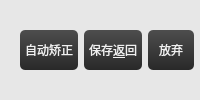
             <widget class="QWidget" name="widget_11" native="true">
              <property name="styleSheet">
               <string notr="true">background-color: rgb(231, 231, 231);</string>
              </property>
              <layout class="QHBoxLayout" name="horizontalLayout_9">
               <property name="leftMargin">
                <number>20</number>
               </property>
               <property name="topMargin">
                <number>4</number>
               </property>
               <property name="rightMargin">
                <number>6</number>
               </property>
               <property name="bottomMargin">
                <number>4</number>
               </property>
               <item>
                <widget class="QPushButton" name="pushBtnAutoCalc">
                 <property name="minimumSize">
                  <size>
                   <width>0</width>
                   <height>30</height>
                  </size>
                 </property>
                 <property name="maximumSize">
                  <size>
                   <width>120</width>
                   <height>16777215</height>
                  </size>
                 </property>
                 <property name="styleSheet">
                  <string notr="true">QPushButton{
	border-style: none;
	border: 0px;
	color: #F0F0F0;
	padding: 5px;	
	min-height: 30px;
	border-radius:5px;
	font: 11pt &quot;微软雅黑&quot;;
	background: qlineargradient(spread:pad, x1:0, y1:0, x2:0, y2:1, stop:0 #4D4D4D, stop:1 #292929); 
}

QPushButton[focusPolicy=&quot;0&quot;] {
	border-style: none;
	border: 0px;
	color: #F0F0F0;
	padding: 0px;	
	min-height: 30px;
	border-radius:3px;
	background: qlineargradient(spread:pad, x1:0, y1:0, x2:0, y2:1, stop:0 #4D4D4D, stop:1 #292929); 
}

QPushButton:hover{ 
	background: qlineargradient(spread:pad, x1:0, y1:0, x2:0, y2:1, stop:0 #636363, stop:1 #575757);
}

QPushButton:pressed{ 
	background: qlineargradient(spread:pad, x1:0, y1:0, x2:0, y2:1, stop:0 #4D4D4D, stop:1 #292929);
}</string>
                 </property>
                 <property name="text">
                  <string>自动矫正</string>
                 </property>
                </widget>
               </item>
               <item>
                <widget class="QPushButton" name="pushBtnSaveReturn">
                 <property name="minimumSize">
                  <size>
                   <width>0</width>
                   <height>30</height>
                  </size>
                 </property>
                 <property name="maximumSize">
                  <size>
                   <width>120</width>
                   <height>16777215</height>
                  </size>
                 </property>
                 <property name="styleSheet">
                  <string notr="true">QPushButton{
	border-style: none;
	border: 0px;
	color: #F0F0F0;
	padding: 5px;	
	min-height: 30px;
	border-radius:5px;
	font: 11pt &quot;微软雅黑&quot;;
	background: qlineargradient(spread:pad, x1:0, y1:0, x2:0, y2:1, stop:0 #4D4D4D, stop:1 #292929); 
}

QPushButton[focusPolicy=&quot;0&quot;] {
	border-style: none;
	border: 0px;
	color: #F0F0F0;
	padding: 0px;	
	min-height: 30px;
	border-radius:3px;
	background: qlineargradient(spread:pad, x1:0, y1:0, x2:0, y2:1, stop:0 #4D4D4D, stop:1 #292929); 
}

QPushButton:hover{ 
	background: qlineargradient(spread:pad, x1:0, y1:0, x2:0, y2:1, stop:0 #636363, stop:1 #575757);
}

QPushButton:pressed{ 
	background: qlineargradient(spread:pad, x1:0, y1:0, x2:0, y2:1, stop:0 #4D4D4D, stop:1 #292929);
}</string>
                 </property>
                 <property name="text">
                  <string>保存&amp;返回</string>
                 </property>
                </widget>
               </item>
               <item>
                <widget class="QPushButton" name="pushBtnCancel">
                 <property name="minimumSize">
                  <size>
                   <width>0</width>
                   <height>30</height>
                  </size>
                 </property>
                 <property name="maximumSize">
                  <size>
                   <width>120</width>
                   <height>16777215</height>
                  </size>
                 </property>
                 <property name="styleSheet">
                  <string notr="true">QPushButton{
	border-style: none;
	border: 0px;
	color: #F0F0F0;
	padding: 5px;	
	min-height: 30px;
	border-radius:5px;
	font: 11pt &quot;微软雅黑&quot;;
	background: qlineargradient(spread:pad, x1:0, y1:0, x2:0, y2:1, stop:0 #4D4D4D, stop:1 #292929); 
}

QPushButton[focusPolicy=&quot;0&quot;] {
	border-style: none;
	border: 0px;
	color: #F0F0F0;
	padding: 0px;	
	min-height: 30px;
	border-radius:3px;
	background: qlineargradient(spread:pad, x1:0, y1:0, x2:0, y2:1, stop:0 #4D4D4D, stop:1 #292929); 
}

QPushButton:hover{ 
	background: qlineargradient(spread:pad, x1:0, y1:0, x2:0, y2:1, stop:0 #636363, stop:1 #575757);
}

QPushButton:pressed{ 
	background: qlineargradient(spread:pad, x1:0, y1:0, x2:0, y2:1, stop:0 #4D4D4D, stop:1 #292929);
}</string>
                 </property>
                 <property name="text">
                  <string>放弃</string>
                 </property>
                </widget>
               </item>
              </layout>
             </widget>
